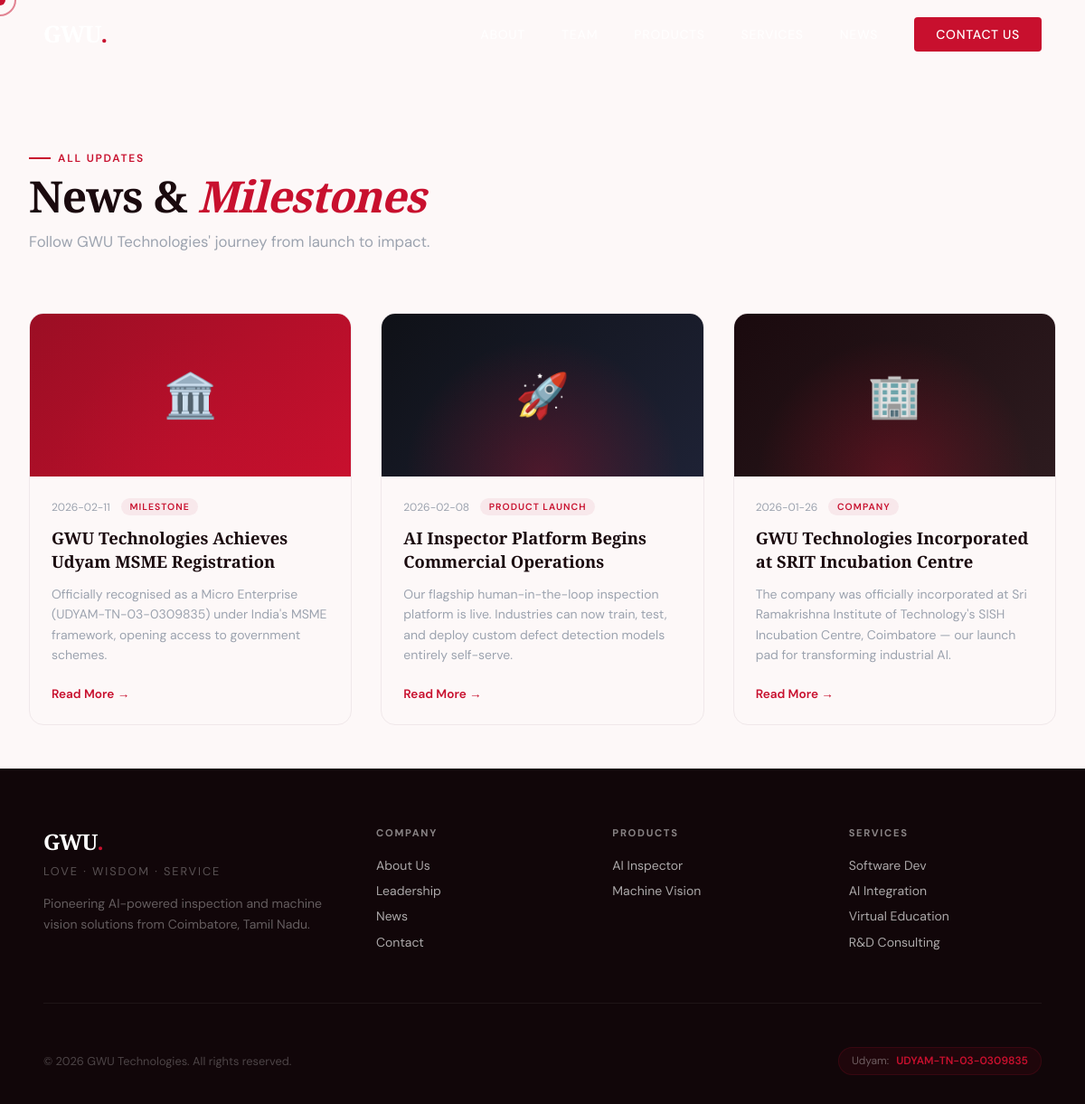
Page /news on the committed database.
### tables this page shows
CREATE TABLE news (
        id INTEGER PRIMARY KEY AUTOINCREMENT,
        title TEXT NOT NULL,
        slug TEXT UNIQUE NOT NULL,
        excerpt TEXT NOT NULL,
        content TEXT NOT NULL,
        category TEXT DEFAULT 'Company',
        emoji TEXT DEFAULT '📰',
        theme TEXT DEFAULT 'dark1',
        published INTEGER DEFAULT 1,
        created_at TEXT DEFAULT (datetime('now','localtime')),
        updated_at TEXT DEFAULT (datetime('now','localtime'))
    );

### app.py (the view)
@app.route('/news')
def news_list():
    db = get_db()
    news = db.execute('SELECT * FROM news WHERE published=1 ORDER BY created_at DESC').fetchall()
    return render_template('news_list.html', news=news)

### app.py (called while the page is built)
def get_db():
    if 'db' not in g:
        g.db = sqlite3.connect(DB_PATH)
        g.db.row_factory = sqlite3.Row
    return g.db

### templates/news_list.html (shortened to what this page needs)
{% extends 'base.html' %}
{% block content %}
<div style="padding-top:7rem;background:var(--off-white);min-height:100vh">
  <div class="section-inner" style="max-width:1300px;margin:0 auto;padding:3rem 2rem">
    <div class="section-label" style="margin-bottom:0.5rem">All Updates</div>
    <h2 class="section-title" style="margin-bottom:0.5rem">News &amp; <em>Milestones</em></h2>
    <p class="section-subtitle" style="margin-bottom:3rem">Follow GWU Technologies' journey from launch to impact.</p>
    <div class="news-grid">
      {% for article in news %}
      <div class="news-card reveal">
        <a href="/news/{{article.slug}}" style="text-decoration:none">
          <div class="news-card-img nc-{{(loop.index % 3)+1}}"><span class="news-icon">{{article.emoji}}</span></div>
          <div class="news-card-body">
            <div class="news-meta"><span class="news-date">{{article.created_at[:10]}}</span><span class="news-tag">{{article.category}}</span></div>
            <h3>{{article.title}}</h3>
            <p>{{article.excerpt}}</p>
            <span class="news-readmore">Read More →</span>
          </div>
        </a>
      </div>
      {% else %}
      <div style="grid-column:1/-1;text-align:center;padding:4rem;color:var(--gray)">
        <div style="font-size:3rem;margin-bottom:1rem">📰</div>
        <p>No news articles yet. Check back soon!</p>
      </div>
      {% endfor %}
    </div>
  </div>
</div>
{% endblock %}

### static/css/main.css (style rules this page uses)
*,*::before,*::after { margin:0;padding:0;box-sizing:border-box }
:root { --red:#C8102E;--red-dark:#9B0E24;--red-light:#E8304A;--red-muted:#f8e8eb;--white:#FFFFFF;--off-white:#FDF8F8;--light-gray:#F5F0F0;--gray:#9CA3AF;--dark:#1A0A0E;--text:#2D1B1F }
html { scroll-behavior:smooth;overflow-x:hidden }
body { font-family:'DM Sans',sans-serif;background:var(--white);color:var(--text);overflow-x:hidden;cursor:none }
.section-inner { max-width:1300px;margin:0 auto }
.section-label { display:inline-flex;align-items:center;gap:.5rem;font-size:.75rem;letter-spacing:.15em;text-transform:uppercase;color:var(--red);font-weight:600;margin-bottom:1rem }
.section-label::before { content:'';width:24px;height:2px;background:var(--red) }
.section-title { font-family:'Playfair Display',serif;font-size:clamp(2rem,4vw,3.5rem);font-weight:700;line-height:1.1;letter-spacing:-1px;color:var(--dark);margin-bottom:1.25rem }
.section-title em { font-style:italic;color:var(--red) }
.section-subtitle { font-size:1.05rem;color:var(--gray);line-height:1.8;max-width:600px }
.news-grid { display:grid;grid-template-columns:repeat(3,1fr);gap:2rem;margin-top:4rem }
.news-card { border-radius:16px;overflow:hidden;border:1px solid #f0e8ea;transition:all .4s ease }
.news-card-img { height:180px;display:flex;align-items:center;justify-content:center;font-size:3rem;position:relative;overflow:hidden }
.nc-1 { background:linear-gradient(135deg,#1A0A0E 0%,#2D1B1F 100%) }
.nc-2 { background:linear-gradient(135deg,var(--red-dark) 0%,var(--red) 100%) }
.nc-3 { background:linear-gradient(135deg,#0f1117 0%,#1e2235 100%) }
.news-card-img::after { content:'';position:absolute;inset:0;background:radial-gradient(circle at 50% 100%,rgba(200,16,46,.3),transparent 60%) }
.news-icon { position:relative;z-index:1 }
.news-card-body { padding:1.5rem }
.news-meta { display:flex;align-items:center;gap:.75rem;margin-bottom:.75rem }
.news-date { font-size:.75rem;color:var(--gray) }
.news-tag { font-size:.65rem;letter-spacing:.1em;text-transform:uppercase;color:var(--red);font-weight:600;background:var(--red-muted);padding:.2rem .6rem;border-radius:100px }
.news-card h3 { font-family:'Playfair Display',serif;font-size:1.15rem;font-weight:700;color:var(--dark);margin-bottom:.75rem;line-height:1.4 }
.news-card p { font-size:.875rem;color:var(--gray);line-height:1.6;margin-bottom:1.25rem }
.news-readmore { display:inline-flex;align-items:center;gap:.4rem;color:var(--red);font-size:.85rem;font-weight:600;text-decoration:none;transition:gap .3s }
.reveal { opacity:0;transform:translateY(40px);transition:opacity .7s ease,transform .7s ease }
.reveal.visible { opacity:1;transform:translateY(0) }

### rows in the picture
news: emoji "🏛️", created_at "2026-02-11", category "MILESTONE", title "GWU Technologies Achieves Udyam MSME Registration", excerpt "Officially recognised as a Micro Enterprise (UDYAM-TN-03-0309835) under India's MSME framework, opening access to government schemes."
news: emoji "🚀", created_at "2026-02-08", category "PRODUCT LAUNCH", title "AI Inspector Platform Begins Commercial Operations", excerpt "Our flagship human-in-the-loop inspection platform is live. Industries can now train, test, and deploy custom defect detection models entirely self-serve."
news: emoji "🏢", created_at "2026-01-26", category "COMPANY", title "GWU Technologies Incorporated at SRIT Incubation Centre", excerpt "The company was officially incorporated at Sri Ramakrishna Institute of Technology's SISH Incubation Centre, Coimbatore — our launch pad for transforming industrial AI."
